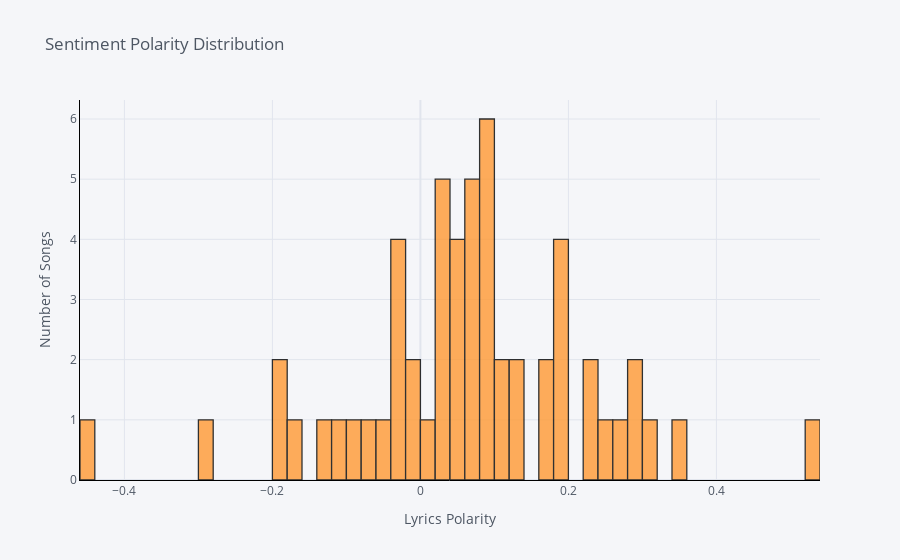

Notebook cell for this chart:
### Markdown cell above
## Visualising the sentiment and subectivity of songs

### Code cell
data['polarity'].iplot(
    kind = 'hist',
    bins = 56, #A small database so I limited this to the number of rows so the spread will be even. 
    xTitle = 'Lyrics Polarity',
    linecolor = 'black',
    yTitle = 'Number of Songs',
    title = 'Sentiment Polarity Distribution')

### Figure 1 — Plotly figure (JSON) as saved in the notebook; plotly's stock layout.template omitted (floating-point values rounded to 4 significant figures)
{"data": [{"histfunc": "count", "histnorm": "", "marker": {"color": "rgba(255, 153, 51, 1.0)", "line": {"color": "#000000", "width": 1.3}}, "name": "polarity", "nbinsx": 56, "opacity": 0.8, "orientation": "v", "type": "histogram", "x": [0.03269, 0.3091, 0.0276, 0.0525, 0.2416, 0.05556, 0.1202, 0.2837, 0.0875, -0.1142, 0.175, 0.238, -0.1908, 0.1105, 0.08889, 0.1714, 0.1939, -0.02945, 0.2338, 0.1958, 0.06384, -0.01364, 0.02434, 0.1342, -0.1611, 0.07834, -0.02275, 0.05912, -0.07091, -0.1337, -0.04493, 0.09048, 0.2891, -0.007405, 0.073, 0.525, -0.02182, 0.03404, 0.181, 0.2663, -0.1971, 0.0974, 0.1943, 0.3529, 0.05208, -0.284, 0.1193, 0.03333, 0.005813, 0.07411, -0.4427, -0.09722, 0.08924, 0.07083, -0.02069, 0.08509]}], "layout": {"barmode": "overlay", "legend": {"bgcolor": "#F5F6F9", "font": {"color": "#4D5663"}}, "paper_bgcolor": "#F5F6F9", "plot_bgcolor": "#F5F6F9", "title": {"font": {"color": "#4D5663"}, "text": "Sentiment Polarity Distribution"}, "xaxis": {"gridcolor": "#E1E5ED", "linecolor": "black", "showgrid": true, "tickfont": {"color": "#4D5663"}, "title": {"font": {"color": "#4D5663"}, "text": "Lyrics Polarity"}, "zerolinecolor": "#E1E5ED"}, "yaxis": {"gridcolor": "#E1E5ED", "linecolor": "black", "showgrid": true, "tickfont": {"color": "#4D5663"}, "title": {"font": {"color": "#4D5663"}, "text": "Number of Songs"}, "zerolinecolor": "#E1E5ED"}}}
